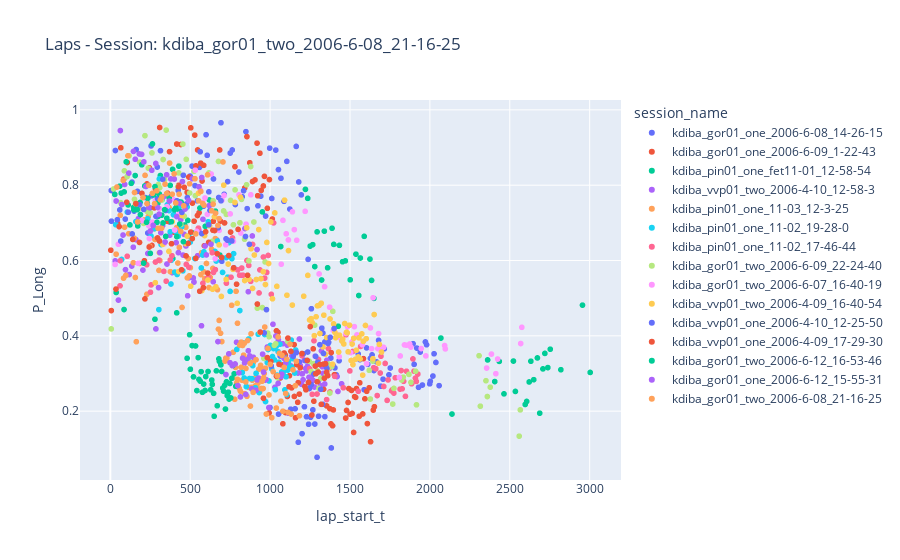
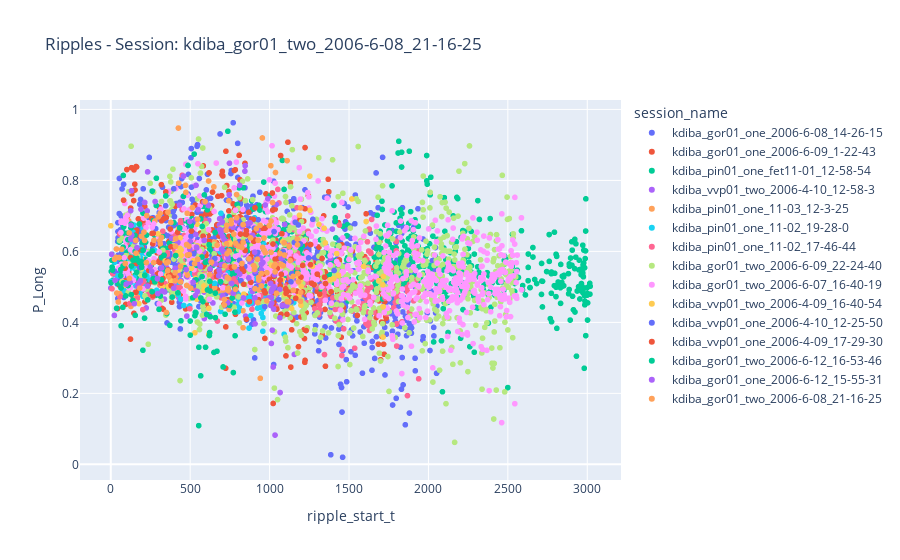

Source (notebook cell) for these figures, in order:
### Code cell
def plot_across_sessions_results(directory, concatenated_laps_df, concatenated_ripple_df, save_figures=False, figure_save_extension='.png'):
    """ takes the directory containing the .csv pairs that were exported by `export_marginals_df_csv`
    Produces and then saves figures out the the f'{directory}/figures/' subfolder

    """
    if not isinstance(directory, Path):
        directory = Path(directory).resolve()
    assert directory.exists()
    print(f'plot_across_sessions_results(directory: {directory})')
    if save_figures:
        # Create a 'figures' subfolder if it doesn't exist
        figures_folder = Path(directory, 'figures')
        figures_folder.mkdir(parents=False, exist_ok=True)
        assert figures_folder.exists()
        print(f'\tfigures_folder: {figures_folder}')
    
    # Create an empty list to store the figures
    all_figures = []

    # Create a bubble chart for laps
    fig_laps = px.scatter(concatenated_laps_df, x='lap_start_t', y='P_Long', title=f"Laps - Session: {session_name}", color='session_name')
    # Create a bubble chart for ripples
    fig_ripples = px.scatter(concatenated_ripple_df, x='ripple_start_t', y='P_Long', title=f"Ripples - Session: {session_name}", color='session_name')

    if save_figures:
        # Save the figures to the 'figures' subfolder
        print(f'\tsaving figures...')
        fig_laps_name = Path(figures_folder, f"{session_name}_laps_marginal{figure_save_extension}").resolve()
        print(f'\tsaving "{fig_laps_name}"...')
        fig_laps.write_image(fig_laps_name)
        fig_ripple_name = Path(figures_folder, f"{session_name}_ripples_marginal{figure_save_extension}").resolve()
        print(f'\tsaving "{fig_ripple_name}"...')
        fig_ripples.write_image(fig_ripple_name)
    
    # Append both figures to the list
    all_figures.append((fig_laps, fig_ripples))
    
    return all_figures

# Example usage:
# directory = '/home/halechr/FastData/collected_outputs/'
# directory = r'C:\Users\pho\Desktop\collected_outputs'
directory = r'C:/Users/pho/repos/Spike3DWorkEnv/Spike3D/output/collected_outputs'
all_session_figures = plot_across_sessions_results(directory, concatenated_laps_df=all_sessions_laps_df, concatenated_ripple_df=all_sessions_ripple_df, save_figures=False)

# Show figures for all sessions
for fig_laps, fig_ripples in all_session_figures:
    fig_laps.show()
    fig_ripples.show()
    fig_laps.write_html("../output/2024-01-18_AcrossSession_fig_laps.html")
    fig_ripples.write_html("../output/2024-01-18_AcrossSession_fig_ripples.html")
